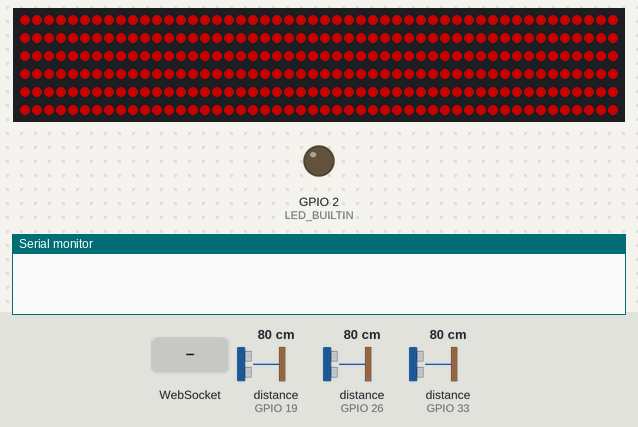
A program run on a simulated ESP32. On the bench: 300 RGB LEDs in strip order, left to right, continuing on the next row, output pins drawn as LEDs (lit = HIGH), the last lines printed to the serial monitor. The test bench sets the inputs (shaded band); at power-on: distance to the obstacle (sensors on GPIO 19, GPIO 26, GPIO 33) 80 cm. Dim RGB values are drawn brighter than linear; WiFi joins after 1.5 s; servers stay silent unless stated; uploads are accepted with an empty reply.

Above: at 0.1 s.
At 2.9 s:
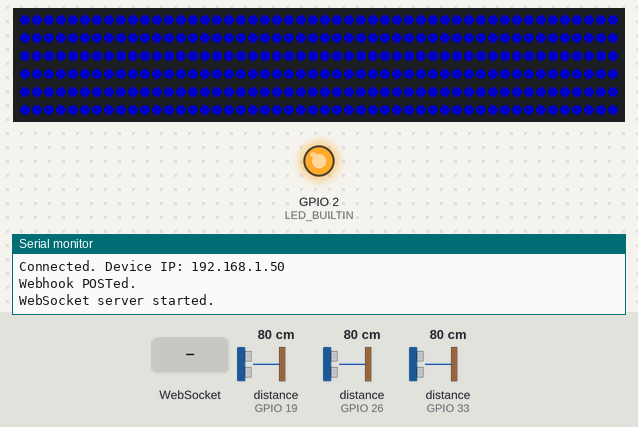
3.0 s: WebSocket text "1" received
Timing chart, 0 to 6.0 s (numbered marks = the images above; inputs shaded):
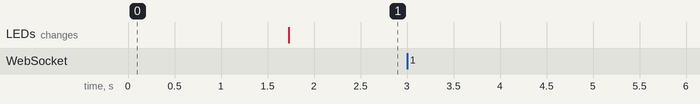

The program:

main.cpp
```cpp
#include <Arduino.h>
#include <WiFi.h>
#include <HTTPClient.h>
#include <ESPAsyncWebServer.h>
#include <Adafruit_NeoPixel.h>
#include <NewPing.h>

#define COUNTOF(x) (sizeof(x) / sizeof(*x))

#define MAX_SONAR_DISTANCE 300

#define NUM_PIXELS 300
#define NUM_PIXEL_COMPONENTS 4

#define PIN_PIXELS 23
NewPing sonar[] = {
	NewPing(18, 19, MAX_SONAR_DISTANCE),
	NewPing(25, 26, MAX_SONAR_DISTANCE),
	NewPing(32, 33, MAX_SONAR_DISTANCE),
};

const char *ssid = "glowingtides";
const char *password = "supersecret";

const char *discordWebhookUrl = "https://discord.com/api/webhooks/<id>/<token>";

Adafruit_NeoPixel pixels(NUM_PIXELS, PIN_PIXELS, NEO_GRBW + NEO_KHZ800);

AsyncWebServer server(80);
AsyncWebSocket ws("/");

uint8_t components [NUM_PIXEL_COMPONENTS] {};
uint8_t renderBuffer[sizeof(unsigned long) * COUNTOF(sonar)] {}; // distance value * number of sensors
QueueHandle_t renderQueue;
struct ws_data_t {
	uint64_t frameIndex;
	size_t frameLength;
	uint64_t messageLength;
	uint8_t *data;
};

void processMatrix(void* arg) {
	while (true) {
		ws_data_t wsData;
		if (!xQueueReceive(renderQueue, &wsData, portMAX_DELAY)) continue;

		for (size_t i = 0; i < wsData.frameLength; i++) {
			size_t offset = i + wsData.frameIndex;
			if (offset >= NUM_PIXELS * NUM_PIXEL_COMPONENTS) {
				// Serial.println("Too many LED components, cannot write all bytes to pixels.");
				break;
			}
			uint8_t componentIndex = offset % NUM_PIXEL_COMPONENTS;
			size_t pixelIndex = offset / NUM_PIXEL_COMPONENTS;

			components[componentIndex] = wsData.data[i];
			// Serial.printf("%u#%u->%02x ", pixelIndex, componentIndex, data[i]);

			if (componentIndex == NUM_PIXEL_COMPONENTS - 1) { // last component of a pixel
				pixels.setPixelColor(pixelIndex, components[0], components[1], components[2], components[3]);
			}
		}
		// Serial.printf("\n");

		// Serial.printf("--frame-end\n");
		if ((wsData.frameIndex + wsData.frameLength) == wsData.messageLength) { // last frame in message
			pixels.show();
			// Serial.printf("--message-end\n");
		}

		free(wsData.data);
	}
}

void onEvent(
	AsyncWebSocket *server, AsyncWebSocketClient *client, AwsEventType type,
	void *arg, uint8_t *data, size_t len
) {
	switch (type) {
		case WS_EVT_CONNECT:
			Serial.printf("WebSocket client #%u connected from %s\n", client->id(), client->remoteIP().toString().c_str());
			break;
		case WS_EVT_DISCONNECT:
			Serial.printf("WebSocket client #%u disconnected\n", client->id());
			break;
		case WS_EVT_DATA: {
			AwsFrameInfo *info = (AwsFrameInfo*)arg;
			if (info->opcode != WS_TEXT) {
				ws_data_t wsData;
				if (xQueueReceive(renderQueue, &wsData, 0)) {
					free(wsData.data);
					// Serial.println("Dropped (part of) a matrix frame!");
				}
				wsData.frameIndex = info->index;
				wsData.frameLength = len;
				wsData.messageLength = info->len;
				uint8_t *dataCopy = (uint8_t *) malloc(sizeof(uint8_t) * len);
				if (dataCopy == nullptr) {
					// Serial.println("Cannot send matrix to render queue, out of memory.");
					break;
				}
				memcpy(dataCopy, data, sizeof(uint8_t) * len);
				wsData.data = dataCopy;
				xQueueOverwrite(renderQueue, &wsData);
			}
			break;
		}
		case WS_EVT_PONG:
		case WS_EVT_ERROR:
			break;
	}
}

void setup()
{
	renderQueue = xQueueCreate(1, sizeof(ws_data_t));
	xTaskCreate(processMatrix, "processMatrix", 4096, nullptr, tskIDLE_PRIORITY, nullptr);

	Serial.begin(115200);
	setCpuFrequencyMhz(240); // max clock speed on ESP32

	pinMode(LED_BUILTIN, OUTPUT);
	pixels.begin();

	pixels.fill(pixels.Color(100, 0, 0, 0));
	pixels.show();

	WiFi.begin(ssid, password);
	while (WiFi.status() != WL_CONNECTED) {
		delay(500);
		Serial.println("Connecting to WiFi..");
	}
	Serial.print("Connected. Device IP: ");
	Serial.println(WiFi.localIP());

	HTTPClient http;
	http.begin(discordWebhookUrl);
	http.addHeader("Content-Type", "application/json");
	auto httpResponseCode = http.POST("{ \"content\": \"" + WiFi.localIP().toString() + "\" }");
	Serial.println("Webhook POSTed.");
	http.end();

	ws.onEvent(onEvent);
	server.addHandler(&ws);
	server.begin();
	Serial.println("WebSocket server started.");

	digitalWrite(LED_BUILTIN, HIGH);
	pixels.fill(pixels.Color(0, 0, 100, 0));
	pixels.show();
}

void loop()
{
	// NewPing has a non-blocking version but it shouldn't be necessary because WebSockets are already async.

	if (WiFi.status() != WL_CONNECTED) {
		digitalWrite(LED_BUILTIN, LOW);
		return;
	}
	digitalWrite(LED_BUILTIN, HIGH);

	for (uint8_t i = 0; i < COUNTOF(sonar); i++) {
		delay(50);
		unsigned long distance = sonar[i].ping_cm();
		memcpy(&renderBuffer[i * sizeof(distance)], &distance, sizeof(distance));
	}
	ws.binaryAll(renderBuffer, sizeof(renderBuffer));

	ws.cleanupClients();
}
```
